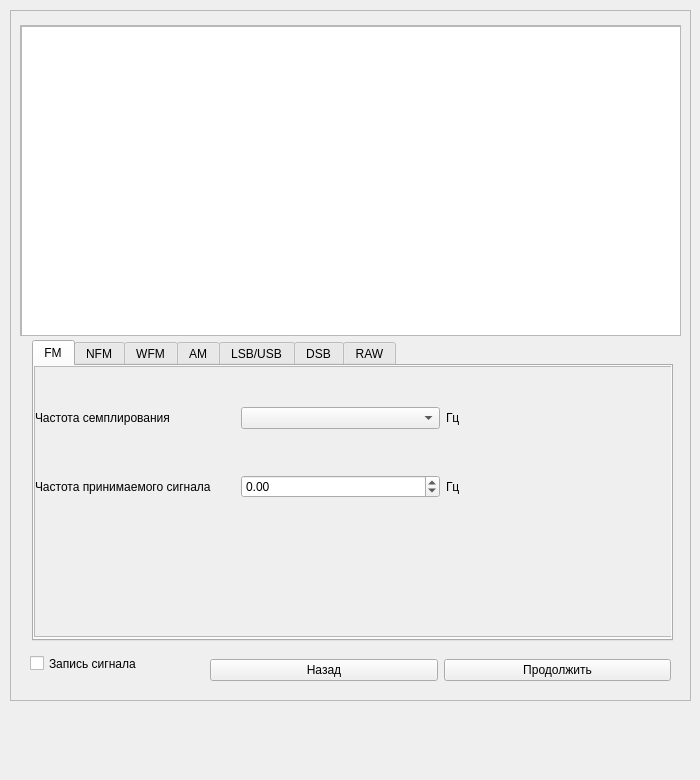
<?xml version="1.0" encoding="UTF-8"?>
<ui version="4.0">
 <class>Form</class>
 <widget class="QWidget" name="Form">
  <property name="geometry">
   <rect>
    <x>0</x>
    <y>0</y>
    <width>700</width>
    <height>780</height>
   </rect>
  </property>
  <property name="windowTitle">
   <string>Form</string>
  </property>
  <widget class="QFrame" name="frame">
   <property name="geometry">
    <rect>
     <x>10</x>
     <y>10</y>
     <width>681</width>
     <height>691</height>
    </rect>
   </property>
   <property name="frameShape">
    <enum>QFrame::StyledPanel</enum>
   </property>
   <property name="frameShadow">
    <enum>QFrame::Raised</enum>
   </property>
   <widget class="QScrollArea" name="scrollArea">
    <property name="geometry">
     <rect>
      <x>10</x>
      <y>15</y>
      <width>661</width>
      <height>311</height>
     </rect>
    </property>
    <property name="widgetResizable">
     <bool>true</bool>
    </property>
    <widget class="QWidget" name="scrollAreaWidgetContents">
     <property name="enabled">
      <bool>true</bool>
     </property>
     <property name="geometry">
      <rect>
       <x>0</x>
       <y>0</y>
       <width>659</width>
       <height>309</height>
      </rect>
     </property>
     <widget class="QTextEdit" name="textEdit">
      <property name="geometry">
       <rect>
        <x>0</x>
        <y>0</y>
        <width>661</width>
        <height>321</height>
       </rect>
      </property>
     </widget>
    </widget>
   </widget>
   <widget class="QTabWidget" name="tabWidget">
    <property name="geometry">
     <rect>
      <x>22</x>
      <y>330</y>
      <width>641</width>
      <height>301</height>
     </rect>
    </property>
    <property name="currentIndex">
     <number>0</number>
    </property>
    <widget class="QWidget" name="tab">
     <attribute name="title">
      <string>FM</string>
     </attribute>
     <widget class="QScrollArea" name="scrollArea_2">
      <property name="geometry">
       <rect>
        <x>0</x>
        <y>0</y>
        <width>641</width>
        <height>271</height>
       </rect>
      </property>
      <property name="widgetResizable">
       <bool>true</bool>
      </property>
      <widget class="QWidget" name="scrollAreaWidgetContents_2">
       <property name="geometry">
        <rect>
         <x>0</x>
         <y>0</y>
         <width>639</width>
         <height>269</height>
        </rect>
       </property>
       <widget class="QWidget" name="gridLayoutWidget">
        <property name="geometry">
         <rect>
          <x>0</x>
          <y>0</y>
          <width>611</width>
          <height>171</height>
         </rect>
        </property>
        <layout class="QGridLayout" name="gridLayout">
         <property name="sizeConstraint">
          <enum>QLayout::SetDefaultConstraint</enum>
         </property>
         <item row="0" column="0">
          <widget class="QLabel" name="label_10">
           <property name="text">
            <string>Частота семплирования</string>
           </property>
          </widget>
         </item>
         <item row="1" column="0">
          <widget class="QLabel" name="label_11">
           <property name="text">
            <string>Частота принимаемого сигнала</string>
           </property>
           <property name="textFormat">
            <enum>Qt::AutoText</enum>
           </property>
           <property name="scaledContents">
            <bool>true</bool>
           </property>
           <property name="wordWrap">
            <bool>true</bool>
           </property>
          </widget>
         </item>
         <item row="0" column="2">
          <widget class="QLabel" name="label">
           <property name="text">
            <string>Гц</string>
           </property>
          </widget>
         </item>
         <item row="0" column="1">
          <widget class="QComboBox" name="comboBox_sampl"/>
         </item>
         <item row="1" column="2">
          <widget class="QLabel" name="label_2">
           <property name="text">
            <string>Гц</string>
           </property>
          </widget>
         </item>
         <item row="1" column="1">
          <widget class="QDoubleSpinBox" name="doubleSpinBox_freq">
           <property name="wrapping">
            <bool>true</bool>
           </property>
           <property name="buttonSymbols">
            <enum>QAbstractSpinBox::UpDownArrows</enum>
           </property>
           <property name="accelerated">
            <bool>true</bool>
           </property>
          </widget>
         </item>
        </layout>
       </widget>
      </widget>
     </widget>
    </widget>
    <widget class="QWidget" name="tab_2">
     <attribute name="title">
      <string>NFM</string>
     </attribute>
    </widget>
    <widget class="QWidget" name="tab_3">
     <attribute name="title">
      <string>WFM</string>
     </attribute>
    </widget>
    <widget class="QWidget" name="tab_4">
     <attribute name="title">
      <string>AM</string>
     </attribute>
    </widget>
    <widget class="QWidget" name="tab_5">
     <attribute name="title">
      <string>LSB/USB</string>
     </attribute>
    </widget>
    <widget class="QWidget" name="tab_6">
     <attribute name="title">
      <string>DSB</string>
     </attribute>
    </widget>
    <widget class="QWidget" name="tab_7">
     <attribute name="title">
      <string>RAW</string>
     </attribute>
    </widget>
   </widget>
   <widget class="QCheckBox" name="checkBox">
    <property name="geometry">
     <rect>
      <x>20</x>
      <y>640</y>
      <width>162</width>
      <height>27</height>
     </rect>
    </property>
    <property name="text">
     <string>Запись сигнала</string>
    </property>
   </widget>
   <widget class="QWidget" name="horizontalLayoutWidget">
    <property name="geometry">
     <rect>
      <x>200</x>
      <y>640</y>
      <width>461</width>
      <height>41</height>
     </rect>
    </property>
    <layout class="QHBoxLayout" name="horizontalLayout">
     <item>
      <widget class="QPushButton" name="cancel_button_4">
       <property name="text">
        <string>Назад</string>
       </property>
      </widget>
     </item>
     <item>
      <widget class="QPushButton" name="continue_button_4">
       <property name="text">
        <string>Продолжить</string>
       </property>
      </widget>
     </item>
    </layout>
   </widget>
  </widget>
 </widget>
 <resources/>
 <connections/>
</ui>
